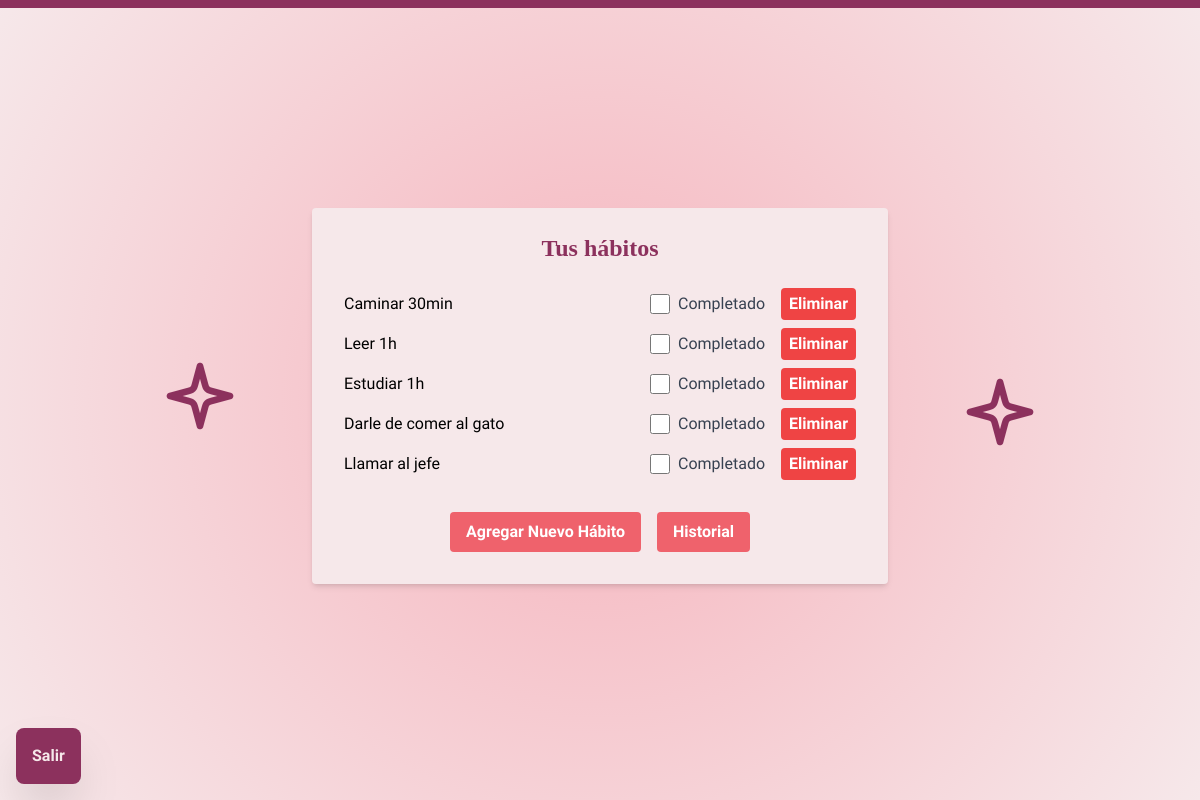
Page /pagina_principal (signed in) on the committed database.
### models.py (models this page shows, shortened)
class HabitosPersonalizados(db.Model):
    id_habitos_personalizados = db.Column(db.Integer, primary_key=True)
    habito_nombre = db.Column(db.String, nullable=False)
    id_usuario = db.Column(db.Integer, db.ForeignKey("usuarios.id_usuario"), nullable=False)

### app.py (the view)
@app.route('/pagina_principal')
def pagina_principal():
    id_usuario = session.get("id_usuario")
    if not id_usuario:
        return redirect(url_for('iniciar_sesion'))
    usuario = Usuarios.query.get(id_usuario)
    habitos_personalizados = HabitosPersonalizados.query.filter_by(id_usuario=id_usuario).all()
    return render_template('pagina_principal.html', usuario=usuario, habitos_personalizados=habitos_personalizados)

### templates/pagina_principal.html (shortened to what this page needs)
<!DOCTYPE html>
<html lang="es">
<head>
    <script src="https://cdn.tailwindcss.com"></script>
    <link href="https://fonts.cdnfonts.com/css/gorilla" rel="stylesheet">
</head>
<body class="border-t-8 border-[#8c315d] flex items-center justify-center min-h-screen bg-[radial-gradient(circle_at_center,_var(--tw-gradient-stops))] from-[#F6B4BD] to-[#F6E8EA]">
    <img src="static/estrellita2.png" alt="Estrellita 1" class="absolute right-40 w-20 h-20 z-10 mt-4 ml-4">
    <img src="static/estrellita2.png" alt="Estrellita 2" class="absolute left-40 w-20 h-20 z-10 mb-4 mr-4">
    <a href="./" style="font-family:Roboto Condensed" class="absolute bottom-4 left-4 text-[#F6E8EA] p-4 bg-[#8c315d] font-bold rounded-lg shadow-2xl hover:bg-[#E3BCC1] hover:scale-110 mt-5">Salir</a>
    <div class="w-full max-w-xl mx-auto bg-[#F6E8EA] shadow-md rounded px-8 pt-6 pb-8 mb-4">
        <h1 style="font-family:gorilla" class="text-2xl font-bold mb-6 text-center text-[#8c315d]">Tus hábitos</h1>
        {% if habitos_personalizados %}
        <ul class="list-disc list-inside" style="font-family:Roboto Condensed">
            {% for habito in habitos_personalizados %}
            <li class="mb-2 flex justify-between items-center">
                <span class="transition-colors {% if habito.completado %}text-gray-400{% else %}text-black{% endif %}">{{ habito.habito_nombre }}</span>
                <div class="flex items-center">
                    <form action="/completar_habito/{{ habito.id_habitos_personalizados }}" method="post" class="flex items-center">
                        <input type="checkbox" name="completado" id="completado_{{ habito.id_habitos_personalizados }}" class="form-checkbox h-5 w-5 text-blue-600" {% if habito.completado %} checked {% endif %} onchange="this.form.submit()">
                        <label for="completado_{{ habito.id_habitos_personalizados }}" class="ml-2 text-gray-700">Completado</label>
                    </form>
                    <form action="/eliminar_habito/{{ habito.id_habitos_personalizados }}" method="post" class="ml-4">
                        <button type="submit" class="bg-red-500 hover:bg-red-700 text-white font-bold py-1 px-2 rounded focus:outline-none focus:shadow-outline">Eliminar</button>
                    </form>
                </div>
            </li>
            {% endfor %}
        </ul>
        {% endif %}
        <div class="flex justify-center space-x-4 mt-4 ">
            <a href="/agregar_habito" style="font-family:Roboto Condensed" class="bg-[#EF626C] hover:bg-[#78d6a6] text-white font-bold py-2 px-4 rounded focus:outline-none focus:shadow-outline mt-4 inline-block transform transition-transform duration-200 hover:scale-110">
                Agregar Nuevo Hábito
            </a>
            <a href="/historial" style="font-family:Roboto Condensed" class="bg-[#EF626C] hover:bg-[#78d6a6] text-white font-bold py-2 px-4 rounded focus:outline-none focus:shadow-outline mt-4 inline-block transform transition-transform duration-200 hover:scale-110">
                Historial
            </a>
        </div>
    </div>
</body>
</html>

### rows in the picture
HabitosPersonalizados: habito_nombre "Caminar 30min"
HabitosPersonalizados: habito_nombre "Leer 1h"
HabitosPersonalizados: habito_nombre "Estudiar 1h"
HabitosPersonalizados: habito_nombre "Darle de comer al gato"
HabitosPersonalizados: habito_nombre "Llamar al jefe"
